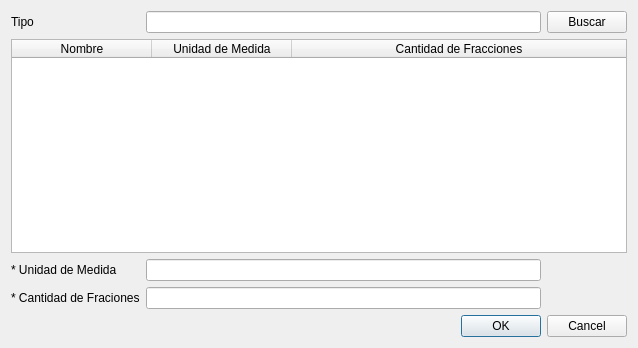
<?xml version="1.0" encoding="UTF-8"?>
<ui version="4.0">
 <class>vtnModificarPresentacion</class>
 <widget class="QWidget" name="vtnModificarPresentacion">
  <property name="geometry">
   <rect>
    <x>0</x>
    <y>0</y>
    <width>638</width>
    <height>348</height>
   </rect>
  </property>
  <property name="windowTitle">
   <string>Modificar Presentación</string>
  </property>
  <layout class="QVBoxLayout" name="verticalLayout">
   <item>
    <layout class="QGridLayout" name="gridLayout">
     <item row="0" column="0">
      <widget class="QLabel" name="label">
       <property name="text">
        <string>Tipo</string>
       </property>
      </widget>
     </item>
     <item row="0" column="2">
      <widget class="QPushButton" name="pushButton">
       <property name="text">
        <string>Buscar</string>
       </property>
      </widget>
     </item>
     <item row="2" column="1">
      <widget class="QLineEdit" name="lineEdit_3"/>
     </item>
     <item row="3" column="0">
      <widget class="QLabel" name="label_4">
       <property name="text">
        <string>* Cantidad de Fraciones</string>
       </property>
      </widget>
     </item>
     <item row="1" column="0" colspan="3">
      <widget class="QTableWidget" name="tableWidget">
       <attribute name="horizontalHeaderDefaultSectionSize">
        <number>140</number>
       </attribute>
       <attribute name="horizontalHeaderStretchLastSection">
        <bool>true</bool>
       </attribute>
       <attribute name="verticalHeaderVisible">
        <bool>false</bool>
       </attribute>
       <column>
        <property name="text">
         <string>Nombre</string>
        </property>
       </column>
       <column>
        <property name="text">
         <string>Unidad de Medida</string>
        </property>
       </column>
       <column>
        <property name="text">
         <string>Cantidad de Fracciones</string>
        </property>
       </column>
      </widget>
     </item>
     <item row="4" column="1" colspan="2">
      <widget class="QDialogButtonBox" name="buttonBox">
       <property name="standardButtons">
        <set>QDialogButtonBox::Cancel|QDialogButtonBox::Ok</set>
       </property>
      </widget>
     </item>
     <item row="0" column="1">
      <widget class="QLineEdit" name="lineEdit"/>
     </item>
     <item row="3" column="1">
      <widget class="QLineEdit" name="lineEdit_4"/>
     </item>
     <item row="2" column="0">
      <widget class="QLabel" name="label_2">
       <property name="text">
        <string>* Unidad de Medida</string>
       </property>
      </widget>
     </item>
    </layout>
   </item>
  </layout>
 </widget>
 <tabstops>
  <tabstop>lineEdit</tabstop>
  <tabstop>pushButton</tabstop>
  <tabstop>tableWidget</tabstop>
  <tabstop>lineEdit_3</tabstop>
  <tabstop>lineEdit_4</tabstop>
  <tabstop>buttonBox</tabstop>
 </tabstops>
 <resources/>
 <connections/>
</ui>
